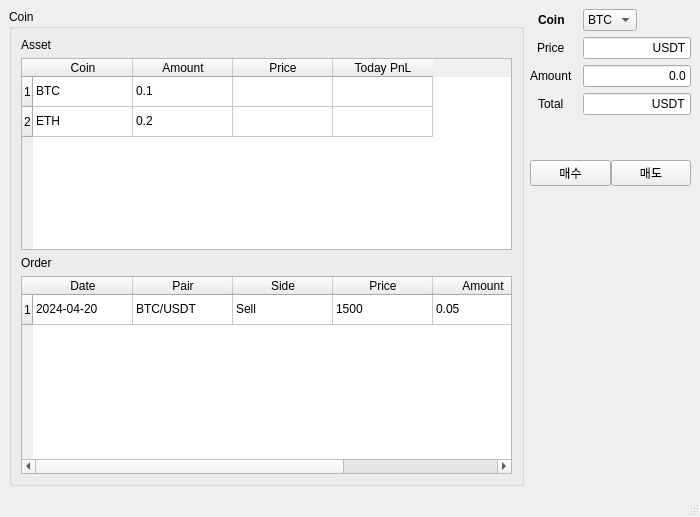
<?xml version="1.0" encoding="UTF-8"?>
<ui version="4.0">
 <class>MainWindow</class>
 <widget class="QMainWindow" name="MainWindow">
  <property name="geometry">
   <rect>
    <x>0</x>
    <y>0</y>
    <width>700</width>
    <height>517</height>
   </rect>
  </property>
  <property name="sizePolicy">
   <sizepolicy hsizetype="Fixed" vsizetype="Fixed">
    <horstretch>0</horstretch>
    <verstretch>0</verstretch>
   </sizepolicy>
  </property>
  <property name="maximumSize">
   <size>
    <width>700</width>
    <height>550</height>
   </size>
  </property>
  <property name="windowTitle">
   <string>MainWindow</string>
  </property>
  <widget class="QWidget" name="centralwidget">
   <property name="enabled">
    <bool>true</bool>
   </property>
   <property name="sizePolicy">
    <sizepolicy hsizetype="Fixed" vsizetype="Fixed">
     <horstretch>0</horstretch>
     <verstretch>0</verstretch>
    </sizepolicy>
   </property>
   <layout class="QGridLayout" name="gridLayout" columnstretch="3,0,0">
    <item row="0" column="0">
     <widget class="QGroupBox" name="groupBox">
      <property name="title">
       <string>Coin</string>
      </property>
      <layout class="QVBoxLayout" name="verticalLayout_2">
       <item>
        <widget class="QLabel" name="label_5">
         <property name="text">
          <string>Asset</string>
         </property>
        </widget>
       </item>
       <item>
        <widget class="QTableWidget" name="asset_table">
         <property name="sizePolicy">
          <sizepolicy hsizetype="Preferred" vsizetype="Preferred">
           <horstretch>0</horstretch>
           <verstretch>0</verstretch>
          </sizepolicy>
         </property>
         <row>
          <property name="text">
           <string>1</string>
          </property>
         </row>
         <row>
          <property name="text">
           <string>2</string>
          </property>
         </row>
         <column>
          <property name="text">
           <string>Coin</string>
          </property>
         </column>
         <column>
          <property name="text">
           <string>Amount</string>
          </property>
         </column>
         <column>
          <property name="text">
           <string>Price</string>
          </property>
         </column>
         <column>
          <property name="text">
           <string>Today PnL</string>
          </property>
         </column>
         <item row="0" column="0">
          <property name="text">
           <string>BTC</string>
          </property>
         </item>
         <item row="0" column="1">
          <property name="text">
           <string>0.1</string>
          </property>
         </item>
         <item row="0" column="2">
          <property name="text">
           <string> </string>
          </property>
         </item>
         <item row="0" column="3">
          <property name="text">
           <string> </string>
          </property>
         </item>
         <item row="1" column="0">
          <property name="text">
           <string>ETH</string>
          </property>
         </item>
         <item row="1" column="1">
          <property name="text">
           <string>0.2</string>
          </property>
         </item>
         <item row="1" column="2">
          <property name="text">
           <string> </string>
          </property>
         </item>
         <item row="1" column="3">
          <property name="text">
           <string> </string>
          </property>
         </item>
        </widget>
       </item>
       <item>
        <widget class="QLabel" name="label_6">
         <property name="text">
          <string>Order</string>
         </property>
        </widget>
       </item>
       <item>
        <widget class="QTableWidget" name="order_table">
         <property name="sizePolicy">
          <sizepolicy hsizetype="Preferred" vsizetype="Expanding">
           <horstretch>0</horstretch>
           <verstretch>0</verstretch>
          </sizepolicy>
         </property>
         <row>
          <property name="text">
           <string>1</string>
          </property>
         </row>
         <column>
          <property name="text">
           <string>Date</string>
          </property>
         </column>
         <column>
          <property name="text">
           <string>Pair</string>
          </property>
         </column>
         <column>
          <property name="text">
           <string>Side</string>
          </property>
         </column>
         <column>
          <property name="text">
           <string>Price</string>
          </property>
         </column>
         <column>
          <property name="text">
           <string>Amount</string>
          </property>
         </column>
         <column>
          <property name="text">
           <string>Total</string>
          </property>
         </column>
         <item row="0" column="0">
          <property name="text">
           <string>2024-04-20</string>
          </property>
         </item>
         <item row="0" column="1">
          <property name="text">
           <string>BTC/USDT</string>
          </property>
         </item>
         <item row="0" column="2">
          <property name="text">
           <string>Sell</string>
          </property>
         </item>
         <item row="0" column="3">
          <property name="text">
           <string>1500</string>
          </property>
         </item>
         <item row="0" column="4">
          <property name="text">
           <string>0.05</string>
          </property>
         </item>
         <item row="0" column="5">
          <property name="text">
           <string>45</string>
          </property>
         </item>
        </widget>
       </item>
      </layout>
     </widget>
    </item>
    <item row="0" column="2">
     <layout class="QVBoxLayout" name="verticalLayout_3" stretch="0,0">
      <property name="spacing">
       <number>0</number>
      </property>
      <property name="bottomMargin">
       <number>300</number>
      </property>
      <item>
       <layout class="QFormLayout" name="formLayout">
        <property name="labelAlignment">
         <set>Qt::AlignCenter</set>
        </property>
        <property name="horizontalSpacing">
         <number>10</number>
        </property>
        <property name="verticalSpacing">
         <number>6</number>
        </property>
        <property name="bottomMargin">
         <number>0</number>
        </property>
        <item row="0" column="0">
         <widget class="QLabel" name="label">
          <property name="font">
           <font>
            <weight>75</weight>
            <bold>true</bold>
           </font>
          </property>
          <property name="text">
           <string>Coin</string>
          </property>
          <property name="alignment">
           <set>Qt::AlignJustify|Qt::AlignVCenter</set>
          </property>
         </widget>
        </item>
        <item row="0" column="1">
         <widget class="QComboBox" name="comboBox">
          <property name="sizePolicy">
           <sizepolicy hsizetype="Fixed" vsizetype="Fixed">
            <horstretch>0</horstretch>
            <verstretch>0</verstretch>
           </sizepolicy>
          </property>
          <item>
           <property name="text">
            <string>BTC</string>
           </property>
          </item>
          <item>
           <property name="text">
            <string>ETH</string>
           </property>
          </item>
         </widget>
        </item>
        <item row="1" column="0">
         <widget class="QLabel" name="label_2">
          <property name="text">
           <string>Price</string>
          </property>
         </widget>
        </item>
        <item row="1" column="1">
         <widget class="QLineEdit" name="lineEdit">
          <property name="sizePolicy">
           <sizepolicy hsizetype="Fixed" vsizetype="Fixed">
            <horstretch>0</horstretch>
            <verstretch>0</verstretch>
           </sizepolicy>
          </property>
          <property name="text">
           <string>  USDT</string>
          </property>
          <property name="alignment">
           <set>Qt::AlignRight|Qt::AlignTrailing|Qt::AlignVCenter</set>
          </property>
         </widget>
        </item>
        <item row="2" column="0">
         <widget class="QLabel" name="label_3">
          <property name="text">
           <string>Amount</string>
          </property>
         </widget>
        </item>
        <item row="2" column="1">
         <widget class="QLineEdit" name="lineEdit_2">
          <property name="sizePolicy">
           <sizepolicy hsizetype="Fixed" vsizetype="Fixed">
            <horstretch>0</horstretch>
            <verstretch>0</verstretch>
           </sizepolicy>
          </property>
          <property name="text">
           <string>0.0</string>
          </property>
          <property name="alignment">
           <set>Qt::AlignRight|Qt::AlignTrailing|Qt::AlignVCenter</set>
          </property>
         </widget>
        </item>
        <item row="3" column="0">
         <widget class="QLabel" name="label_4">
          <property name="text">
           <string>Total</string>
          </property>
         </widget>
        </item>
        <item row="3" column="1">
         <widget class="QLineEdit" name="lineEdit_3">
          <property name="sizePolicy">
           <sizepolicy hsizetype="Fixed" vsizetype="Fixed">
            <horstretch>0</horstretch>
            <verstretch>0</verstretch>
           </sizepolicy>
          </property>
          <property name="text">
           <string>   USDT</string>
          </property>
          <property name="alignment">
           <set>Qt::AlignRight|Qt::AlignTrailing|Qt::AlignVCenter</set>
          </property>
          <property name="readOnly">
           <bool>true</bool>
          </property>
         </widget>
        </item>
       </layout>
      </item>
      <item>
       <layout class="QHBoxLayout" name="horizontalLayout">
        <item>
         <widget class="QPushButton" name="pushButton">
          <property name="text">
           <string>매수</string>
          </property>
          <attribute name="buttonGroup">
           <string notr="true">buttonGroup</string>
          </attribute>
         </widget>
        </item>
        <item>
         <widget class="QPushButton" name="pushButton_2">
          <property name="text">
           <string>매도</string>
          </property>
          <attribute name="buttonGroup">
           <string notr="true">buttonGroup</string>
          </attribute>
         </widget>
        </item>
       </layout>
      </item>
     </layout>
    </item>
   </layout>
  </widget>
  <widget class="QMenuBar" name="menubar">
   <property name="geometry">
    <rect>
     <x>0</x>
     <y>0</y>
     <width>700</width>
     <height>21</height>
    </rect>
   </property>
  </widget>
  <widget class="QStatusBar" name="statusbar"/>
 </widget>
 <resources/>
 <connections/>
 <buttongroups>
  <buttongroup name="buttonGroup"/>
 </buttongroups>
</ui>
